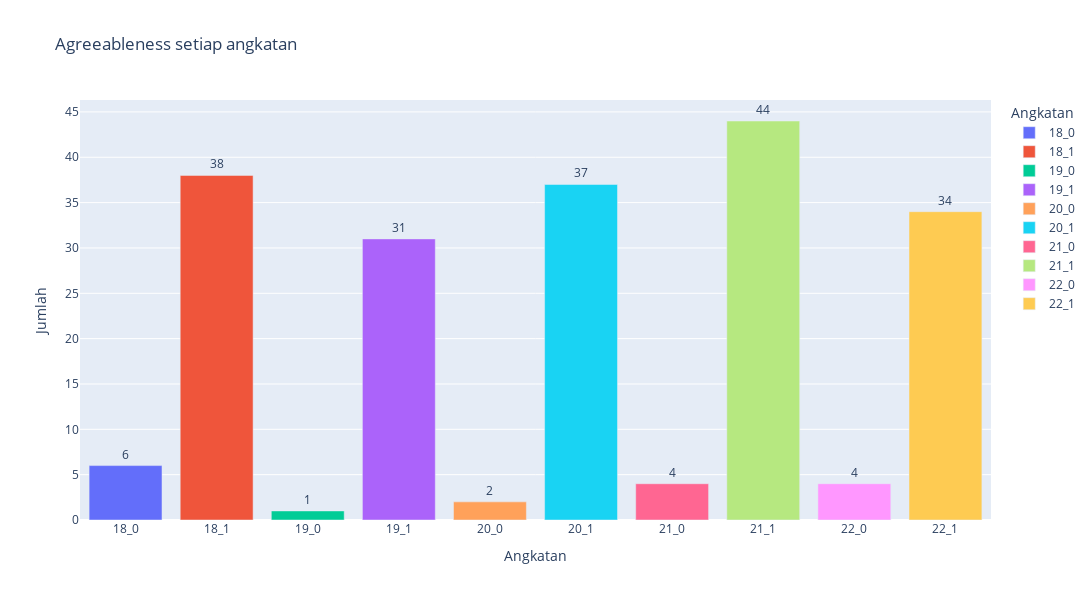

Notebook code for this chart:
### Code cell
fig2 = px.bar(C, x='Angkatan', y='Jumlah', 
              color='Angkatan', text_auto=True, title = 'Agreeableness setiap angkatan', width=1200, height=600)

fig2.update_traces(
#    texttemplate='%{y}<br>%{text}',   # use '%{text}' to show only percentage
    textposition='outside'
)

fig2.show()

### Figure 1 — Plotly figure (JSON) as saved in the notebook; plotly's stock layout.template omitted (floating-point values rounded to 4 significant figures)
{"data": [{"alignmentgroup": "True", "hovertemplate": "Angkatan=%{x}<br>Jumlah=%{y}<extra></extra>", "legendgroup": "18_0", "marker": {"color": "#636efa", "pattern": {"shape": ""}}, "name": "18_0", "offsetgroup": "18_0", "orientation": "v", "showlegend": true, "textposition": "outside", "texttemplate": "%{y}", "type": "bar", "x": ["18_0"], "xaxis": "x", "y": [6], "yaxis": "y"}, {"alignmentgroup": "True", "hovertemplate": "Angkatan=%{x}<br>Jumlah=%{y}<extra></extra>", "legendgroup": "18_1", "marker": {"color": "#EF553B", "pattern": {"shape": ""}}, "name": "18_1", "offsetgroup": "18_1", "orientation": "v", "showlegend": true, "textposition": "outside", "texttemplate": "%{y}", "type": "bar", "x": ["18_1"], "xaxis": "x", "y": [38], "yaxis": "y"}, {"alignmentgroup": "True", "hovertemplate": "Angkatan=%{x}<br>Jumlah=%{y}<extra></extra>", "legendgroup": "19_0", "marker": {"color": "#00cc96", "pattern": {"shape": ""}}, "name": "19_0", "offsetgroup": "19_0", "orientation": "v", "showlegend": true, "textposition": "outside", "texttemplate": "%{y}", "type": "bar", "x": ["19_0"], "xaxis": "x", "y": [1], "yaxis": "y"}, {"alignmentgroup": "True", "hovertemplate": "Angkatan=%{x}<br>Jumlah=%{y}<extra></extra>", "legendgroup": "19_1", "marker": {"color": "#ab63fa", "pattern": {"shape": ""}}, "name": "19_1", "offsetgroup": "19_1", "orientation": "v", "showlegend": true, "textposition": "outside", "texttemplate": "%{y}", "type": "bar", "x": ["19_1"], "xaxis": "x", "y": [31], "yaxis": "y"}, {"alignmentgroup": "True", "hovertemplate": "Angkatan=%{x}<br>Jumlah=%{y}<extra></extra>", "legendgroup": "20_0", "marker": {"color": "#FFA15A", "pattern": {"shape": ""}}, "name": "20_0", "offsetgroup": "20_0", "orientation": "v", "showlegend": true, "textposition": "outside", "texttemplate": "%{y}", "type": "bar", "x": ["20_0"], "xaxis": "x", "y": [2], "yaxis": "y"}, {"alignmentgroup": "True", "hovertemplate": "Angkatan=%{x}<br>Jumlah=%{y}<extra></extra>", "legendgroup": "20_1", "marker": {"color": "#19d3f3", "pattern": {"shape": ""}}, "name": "20_1", "offsetgroup": "20_1", "orientation": "v", "showlegend": true, "textposition": "outside", "texttemplate": "%{y}", "type": "bar", "x": ["20_1"], "xaxis": "x", "y": [37], "yaxis": "y"}, {"alignmentgroup": "True", "hovertemplate": "Angkatan=%{x}<br>Jumlah=%{y}<extra></extra>", "legendgroup": "21_0", "marker": {"color": "#FF6692", "pattern": {"shape": ""}}, "name": "21_0", "offsetgroup": "21_0", "orientation": "v", "showlegend": true, "textposition": "outside", "texttemplate": "%{y}", "type": "bar", "x": ["21_0"], "xaxis": "x", "y": [4], "yaxis": "y"}, {"alignmentgroup": "True", "hovertemplate": "Angkatan=%{x}<br>Jumlah=%{y}<extra></extra>", "legendgroup": "21_1", "marker": {"color": "#B6E880", "pattern": {"shape": ""}}, "name": "21_1", "offsetgroup": "21_1", "orientation": "v", "showlegend": true, "textposition": "outside", "texttemplate": "%{y}", "type": "bar", "x": ["21_1"], "xaxis": "x", "y": [44], "yaxis": "y"}, {"alignmentgroup": "True", "hovertemplate": "Angkatan=%{x}<br>Jumlah=%{y}<extra></extra>", "legendgroup": "22_0", "marker": {"color": "#FF97FF", "pattern": {"shape": ""}}, "name": "22_0", "offsetgroup": "22_0", "orientation": "v", "showlegend": true, "textposition": "outside", "texttemplate": "%{y}", "type": "bar", "x": ["22_0"], "xaxis": "x", "y": [4], "yaxis": "y"}, {"alignmentgroup": "True", "hovertemplate": "Angkatan=%{x}<br>Jumlah=%{y}<extra></extra>", "legendgroup": "22_1", "marker": {"color": "#FECB52", "pattern": {"shape": ""}}, "name": "22_1", "offsetgroup": "22_1", "orientation": "v", "showlegend": true, "textposition": "outside", "texttemplate": "%{y}", "type": "bar", "x": ["22_1"], "xaxis": "x", "y": [34], "yaxis": "y"}], "layout": {"barmode": "relative", "height": 600, "legend": {"title": {"text": "Angkatan"}, "tracegroupgap": 0}, "title": {"text": "Agreeableness setiap angkatan"}, "width": 1200, "xaxis": {"anchor": "y", "categoryarray": ["18_0", "18_1", "19_0", "19_1", "20_0", "20_1", "21_0", "21_1", "22_0", "22_1"], "categoryorder": "array", "domain": [0, 1], "title": {"text": "Angkatan"}}, "yaxis": {"anchor": "x", "domain": [0, 1], "title": {"text": "Jumlah"}}}}
